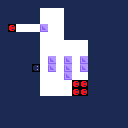

This is a level from a 2D game, rendered from its Tiled map with the project's own tilesets. A one-line summary and the complete map file follow:
An orthogonal 16x16 tile map with 8x8 px tiles, 1 tile layer (Tile Layer 1).

<map version="1.2" tiledversion="1.2.4" orientation="orthogonal" renderorder="right-down" width="16" height="16" tilewidth="8" tileheight="8" infinite="0" nextlayerid="2" nextobjectid="1">
 <tileset firstgid="1" source="blockfakersheet.tsx" />
 <layer id="1" name="Tile Layer 1" width="16" height="16">
  <data encoding="csv">
11,11,11,11,11,11,11,11,11,11,11,11,11,11,11,11,
11,11,11,11,11,1,1,1,11,11,11,11,11,11,11,11,
11,11,11,11,11,1,1,1,11,11,11,11,11,11,11,11,
11,4,1,1,1,3,1,1,11,11,11,11,11,11,11,11,
11,11,11,11,11,1,1,1,11,11,11,11,11,11,11,11,
11,11,11,11,11,1,1,1,1,1,1,11,11,11,11,11,
11,11,11,11,11,1,1,1,1,1,1,11,11,11,11,11,
11,11,11,11,11,1,3,1,3,1,3,11,11,11,11,11,
11,11,11,11,2,1,3,1,3,1,3,11,11,11,11,11,
11,11,11,11,11,1,1,1,3,1,1,11,11,11,11,11,
11,11,11,11,11,1,1,1,1,4,4,11,11,11,11,11,
11,11,11,11,11,1,1,1,1,4,4,11,11,11,11,11,
11,11,11,11,11,11,11,11,11,11,11,11,11,11,11,11,
11,11,11,11,11,11,11,11,11,11,11,11,11,11,11,11,
11,11,11,11,11,11,11,11,11,11,11,11,11,11,11,11,
11,11,11,11,11,11,11,11,11,11,11,11,11,11,11,11
</data>
 </layer>
</map>
